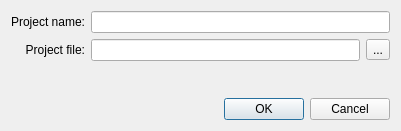
<ui version="4.0" >
 <class>NewProjectDialog</class>
 <widget class="QDialog" name="NewProjectDialog" >
  <property name="geometry" >
   <rect>
    <x>0</x>
    <y>0</y>
    <width>401</width>
    <height>131</height>
   </rect>
  </property>
  <property name="windowTitle" >
   <string>Create New Project</string>
  </property>
  <layout class="QVBoxLayout" >
   <item>
    <layout class="QGridLayout" >
     <item row="0" column="0" >
      <layout class="QGridLayout" >
       <item row="0" column="0" >
        <widget class="QLabel" name="label" >
         <property name="text" >
          <string>Project name:</string>
         </property>
         <property name="alignment" >
          <set>Qt::AlignRight|Qt::AlignTrailing|Qt::AlignVCenter</set>
         </property>
         <property name="buddy" >
          <cstring>projectName</cstring>
         </property>
        </widget>
       </item>
       <item row="0" column="1" >
        <widget class="QLineEdit" name="projectName" />
       </item>
       <item row="1" column="0" >
        <widget class="QLabel" name="label_2" >
         <property name="text" >
          <string>Project file:</string>
         </property>
         <property name="alignment" >
          <set>Qt::AlignRight|Qt::AlignTrailing|Qt::AlignVCenter</set>
         </property>
         <property name="buddy" >
          <cstring>projectFilePath</cstring>
         </property>
        </widget>
       </item>
       <item row="1" column="1" >
        <layout class="QHBoxLayout" >
         <item>
          <widget class="QLineEdit" name="projectFilePath" />
         </item>
         <item>
          <widget class="QToolButton" name="pickFileButton" >
           <property name="text" >
            <string>...</string>
           </property>
          </widget>
         </item>
        </layout>
       </item>
      </layout>
     </item>
     <item row="1" column="0" >
      <spacer>
       <property name="orientation" >
        <enum>Qt::Vertical</enum>
       </property>
       <property name="sizeHint" >
        <size>
         <width>20</width>
         <height>40</height>
        </size>
       </property>
      </spacer>
     </item>
     <item row="2" column="0" >
      <widget class="QDialogButtonBox" name="buttonBox" >
       <property name="orientation" >
        <enum>Qt::Horizontal</enum>
       </property>
       <property name="standardButtons" >
        <set>QDialogButtonBox::Cancel|QDialogButtonBox::NoButton|QDialogButtonBox::Ok</set>
       </property>
      </widget>
     </item>
    </layout>
   </item>
  </layout>
 </widget>
 <resources/>
 <connections>
  <connection>
   <sender>buttonBox</sender>
   <signal>accepted()</signal>
   <receiver>NewProjectDialog</receiver>
   <slot>accept()</slot>
   <hints>
    <hint type="sourcelabel" >
     <x>228</x>
     <y>108</y>
    </hint>
    <hint type="destinationlabel" >
     <x>157</x>
     <y>130</y>
    </hint>
   </hints>
  </connection>
  <connection>
   <sender>buttonBox</sender>
   <signal>rejected()</signal>
   <receiver>NewProjectDialog</receiver>
   <slot>reject()</slot>
   <hints>
    <hint type="sourcelabel" >
     <x>296</x>
     <y>114</y>
    </hint>
    <hint type="destinationlabel" >
     <x>286</x>
     <y>130</y>
    </hint>
   </hints>
  </connection>
 </connections>
</ui>
